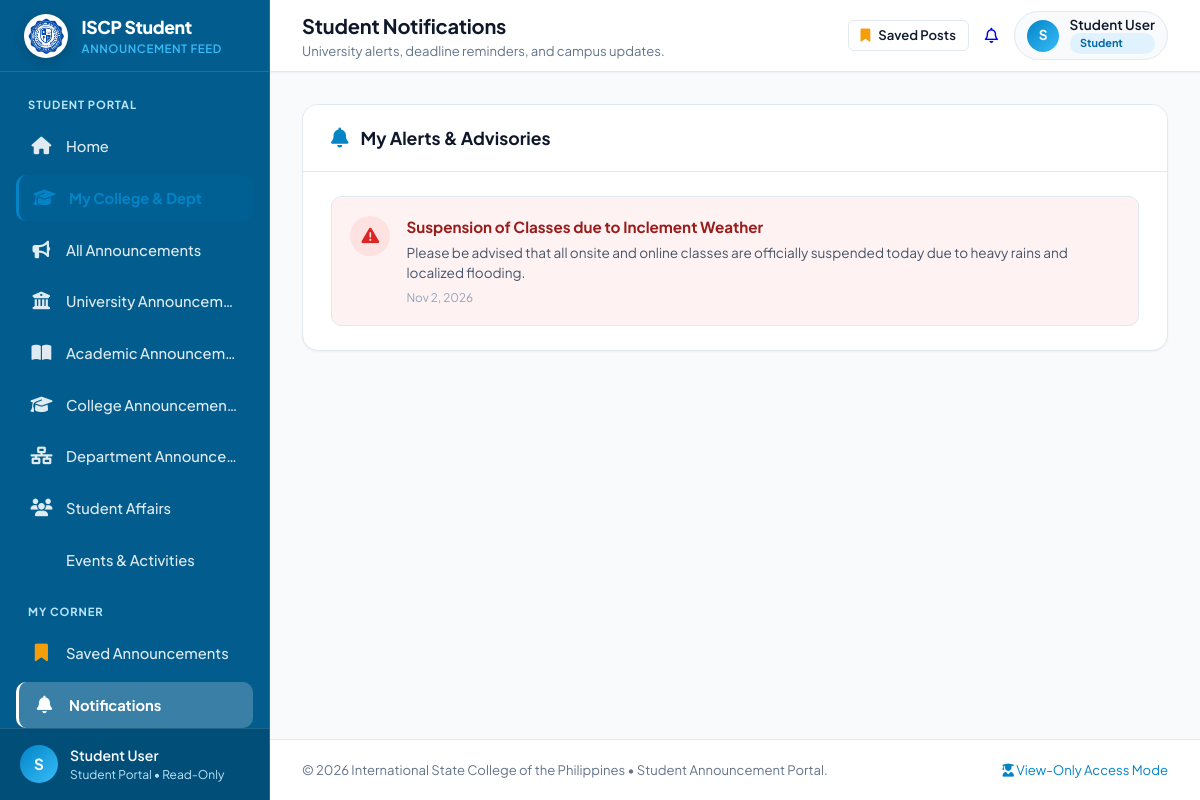
/student/notifications.php, run on an earlier commit of the app's database.
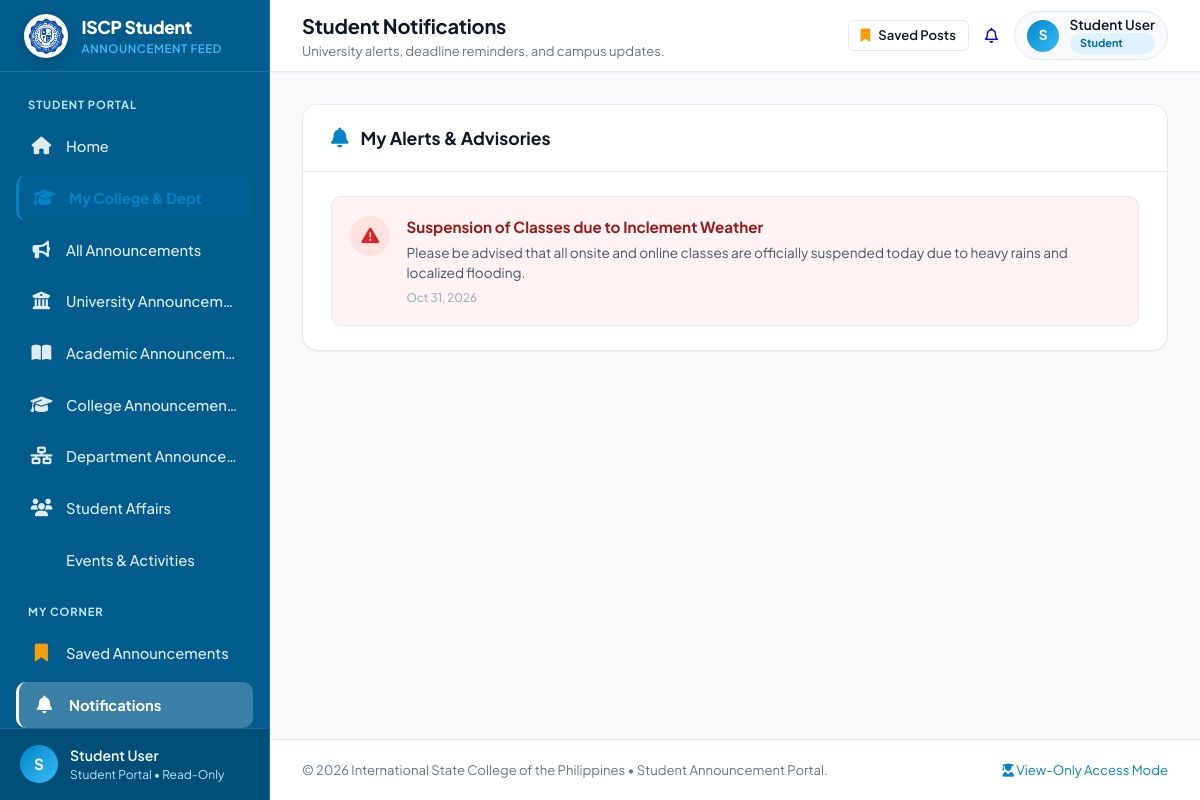
And on a later commit of the database.
### tables this page shows
CREATE TABLE IF NOT EXISTS `announcements` (
    `id` INT AUTO_INCREMENT PRIMARY KEY,
    `title` VARCHAR(255) NOT NULL,
    `slug` VARCHAR(255) DEFAULT NULL,
    `summary` VARCHAR(350) DEFAULT NULL,
    `content` TEXT NOT NULL,
    `category` VARCHAR(100) NOT NULL,
    `category_id` INT DEFAULT NULL,
    `image_path` VARCHAR(255) DEFAULT NULL,
    `created_by` INT NOT NULL,
    `author_name` VARCHAR(100) DEFAULT NULL,
    `status` ENUM('pending', 'approved', 'rejected') NOT NULL DEFAULT 'pending',
    `rejection_reason` TEXT DEFAULT NULL,
    `reviewed_by` INT DEFAULT NULL,
    `reviewed_at` DATETIME DEFAULT NULL,
    `target_audience` ENUM('All', 'Students', 'Faculty', 'Parents') DEFAULT 'All',
    `is_urgent` TINYINT(1) DEFAULT 0,
    `is_pinned` TINYINT(1) DEFAULT 0,
    `views_count` INT DEFAULT 0,
    `created_at` TIMESTAMP DEFAULT CURRENT_TIMESTAMP,
    `updated_at` TIMESTAMP DEFAULT CURRENT_TIMESTAMP ON UPDATE CURRENT_TIMESTAMP,
    CONSTRAINT `fk_announcements_created_by` FOREIGN KEY (`created_by`) REFERENCES `users`(`id`) ON DELETE CASCADE,
    CONSTRAINT `fk_announcements_reviewed_by` FOREIGN KEY (`reviewed_by`) REFERENCES `users`(`id`) ON DELETE SET NULL,
    CONSTRAINT `fk_announcements_category` FOREIGN KEY (`category_id`) REFERENCES `categories`(`id`) ON DELETE SET NULL
);

### student/includes/auth.php (called while the page is built, shortened)
<?php
function h(?string $string): string {
    return htmlspecialchars((string)($string ?? ''), ENT_QUOTES, 'UTF-8');
}
function time_ago(?string $datetime): string {
    $timestamp = strtotime($datetime);
    $diff = time() - $timestamp;
    return date('M j, Y', $timestamp);
}

### student/notifications.php (the view, shortened to what this page needs)
<?php
require_once __DIR__ . '/includes/auth.php';
$pdo = get_db();
$notifications = [];
if ($pdo) {
    try {
        $stmt = $pdo->query("SELECT * FROM announcements WHERE status IN ('approved', 'published') AND is_urgent = 1 ORDER BY created_at DESC LIMIT 5");
        $notifications = $stmt->fetchAll();
    } catch (Exception $e) {
        $notifications = [];
    }
}
require_once __DIR__ . '/includes/header.php';
?>
<div class="content-card">
    <div class="card-header">
        <div class="card-header-left">
            <i class="fa-solid fa-bell" style="color: var(--primary); font-size: 1.25rem;"></i>
            <h2 class="card-title">My Alerts &amp; Advisories</h2>
        </div>
    </div>
    <div class="card-body">
        <?php if (empty($notifications)): ?>
            <div class="empty-state">
                <div class="empty-state-icon"><i class="fa-regular fa-bell-slash"></i></div>
                <h3 class="empty-state-title">No notifications</h3>
                <p class="empty-state-desc">You are completely caught up. There are no new announcements or alerts at this time.</p>
            </div>
        <?php else: ?>
            <div style="display: flex; flex-direction: column; gap: 0.85rem;">
                <?php foreach ($notifications as $n): ?>
                    <div style="display: flex; gap: 1rem; align-items: flex-start; padding: 1.15rem; border: 1px solid var(--card-border); border-radius: var(--radius-md); background: #fef2f2;">
                        <div style="width: 40px; height: 40px; border-radius: 9999px; background: #fee2e2; color: #dc2626; display: flex; align-items: center; justify-content: center; font-size: 1.1rem; flex-shrink: 0;">
                            <i class="fa-solid fa-triangle-exclamation"></i>
                        </div>
                        <div>
                            <h4 style="font-size: 0.95rem; font-weight: 700; color: #991b1b; margin: 0 0 0.25rem;"><?= h($n['title']) ?></h4>
                            <p style="font-size: 0.85rem; color: #475569; margin: 0;"><?= h($n['summary'] ?? mb_substr($n['content'], 0, 150)) ?></p>
                            <span style="font-size: 0.74rem; color: #94a3b8; margin-top: 0.35rem; display: block;"><?= h(time_ago($n['created_at'])) ?></span>
                        </div>
                    </div>
                <?php endforeach; ?>
            </div>
        <?php endif; ?>
    </div>
</div>
<?php require_once __DIR__ . '/includes/footer.php'; ?>

What changed in the data, as far as the page shows it:
changed announcements "Suspension of Classes due to Inclement Weather": created_at "Nov 2, 2026" → "Oct 31, 2026"
